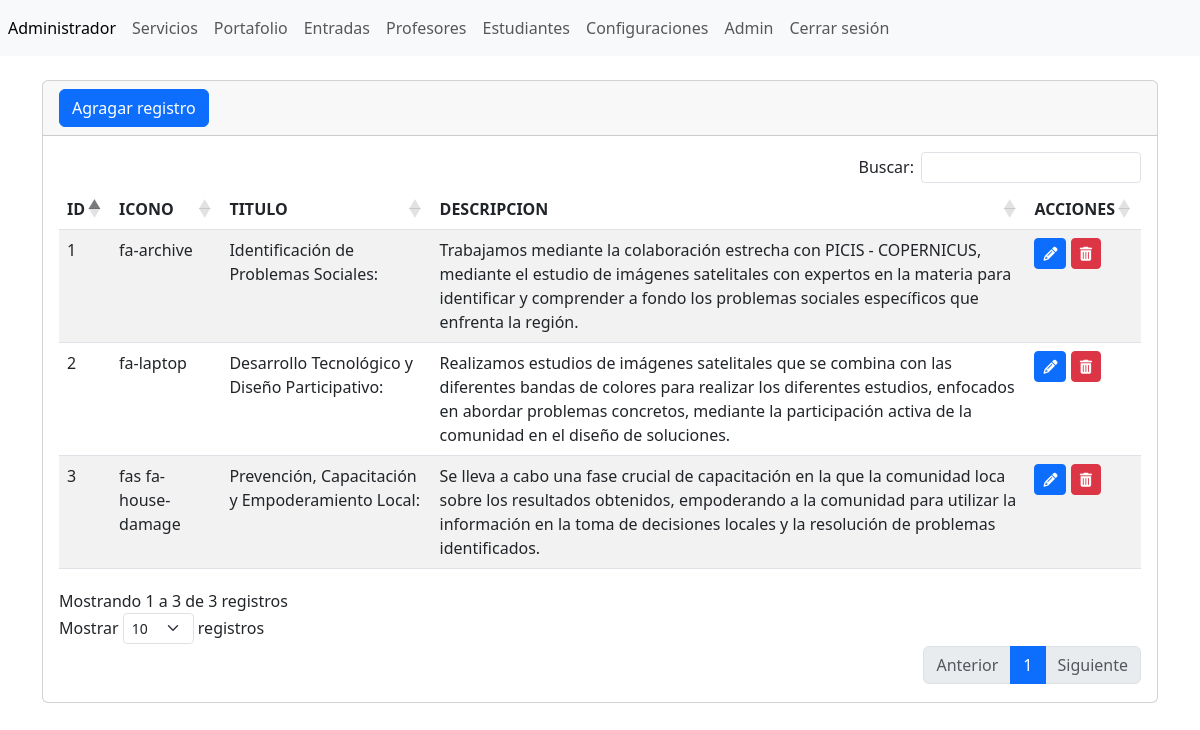
Screenshot of /admin/secciones/servicios/index.php (signed in) with the database file from the repository.
### tables this page shows
CREATE TABLE `tb_servicios` (
  `ID` int(11) NOT NULL,
  `icono` varchar(255) NOT NULL,
  `titulo` varchar(255) NOT NULL,
  `descripcion` varchar(255) NOT NULL
);

### admin/secciones/servicios/index.php (the view, shortened to what this page needs)
<?php
include ("../../bd.php");
$sentencia=$conexion->prepare("SELECT * FROM `tb_servicios`");
$sentencia->execute();
$lista_servicios=$sentencia->fetchAll(PDO::FETCH_ASSOC);
include ("../../templates/header.php"); ?>
<div class="card">
    <div class="card-header">
        <a name="" id="" class="btn btn-primary" href="crear.php" role="button">Agragar registro</a>
    </div>
    <div class="card-body">
    <div class="table-responsive-sm">
     <table id="tablas" class="table table-striped" style="width: 100%">
            <thead>
                <tr>
                    <th scope="col">ID</th>
                    <th scope="col">ICONO</th>
                    <th scope="col">TITULO</th>
                    <th scope="col">DESCRIPCION</th>
                    <th scope="col">ACCIONES</th>
                </tr>
            </thead>
            <tbody>
                <?php foreach($lista_servicios as $registros){?>
                <tr class="">
                    <td><?php echo $registros['ID'];?></td>
                    <td><?php echo $registros['icono'];?></td>
                    <td><?php echo $registros['titulo'];?></td>
                    <td><?php echo $registros['descripcion'];?></td>
                    <td>
                     <a class="btn btn-sm btn-primary" href="editar.php?txtID=<?php echo $registros['ID']; ?>">
                      <i class="fa-solid fa-pencil"></i>
                     </a>
                     <a class="btn btn-sm btn-danger" href="index.php?txtID=<?php echo $registros['ID']; ?>">
                      <i class="fa-solid fa-trash-can"></i>
                     </a>
                    </td>
                </tr>
                <?php }?>
            </tbody>
        </table>
    </div>
    </div>
</div>
<?php include ("../../templates/footer.php"); ?>

### rows the page displays
tb_servicios: ID "1", icono "fa-archive", titulo "Identificación de Problemas Sociales:", descripcion "Trabajamos mediante la colaboración estrecha con PICIS - COPERNICUS, mediante el estudio de imágenes satelitales con expertos en la materia para identificar y comprender a fondo los problemas sociales específicos que enfrenta la región."
tb_servicios: ID "2", icono "fa-laptop", titulo "Desarrollo Tecnológico y Diseño Participativo:", descripcion "Realizamos estudios de imágenes satelitales que se combina con las diferentes bandas de colores para realizar los diferentes estudios, enfocados en abordar problemas concretos, mediante la participación activa de la comunidad en el diseño de soluciones."
tb_servicios: ID "3", icono "fas fa-house-damage", titulo "Prevención, Capacitación y Empoderamiento Local:", descripcion "Se lleva a cabo una fase crucial de capacitación en la que la comunidad loca sobre los resultados obtenidos, empoderando a la comunidad para utilizar la información en la toma de decisiones locales y la resolución de problemas identificados."
